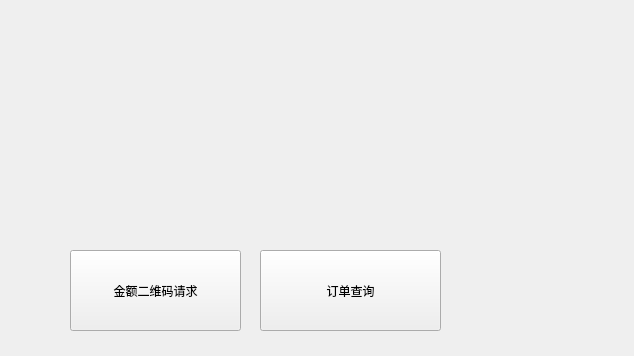
<?xml version="1.0" encoding="UTF-8"?>
<ui version="4.0">
 <class>Widget</class>
 <widget class="QWidget" name="Widget">
  <property name="geometry">
   <rect>
    <x>0</x>
    <y>0</y>
    <width>634</width>
    <height>356</height>
   </rect>
  </property>
  <property name="windowTitle">
   <string>Widget</string>
  </property>
  <widget class="QPushButton" name="pushButton">
   <property name="geometry">
    <rect>
     <x>70</x>
     <y>250</y>
     <width>171</width>
     <height>81</height>
    </rect>
   </property>
   <property name="text">
    <string>金额二维码请求</string>
   </property>
  </widget>
  <widget class="QPushButton" name="pushButton_2">
   <property name="geometry">
    <rect>
     <x>260</x>
     <y>250</y>
     <width>181</width>
     <height>81</height>
    </rect>
   </property>
   <property name="text">
    <string>订单查询</string>
   </property>
  </widget>
  <widget class="QWidget" name="verticalLayoutWidget">
   <property name="geometry">
    <rect>
     <x>320</x>
     <y>50</y>
     <width>160</width>
     <height>141</height>
    </rect>
   </property>
   <layout class="QVBoxLayout" name="verticalLayout_erweima"/>
  </widget>
 </widget>
 <layoutdefault spacing="6" margin="11"/>
 <resources/>
 <connections/>
</ui>
